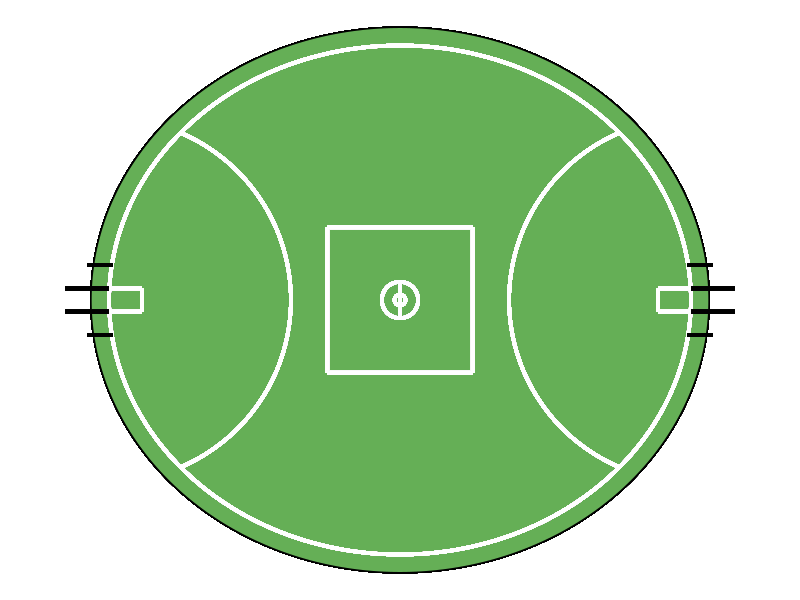

Recreate this plot in R.
##################################################################
# plot_afl_field.R
# R Project: PlotAFLField
##################################################################

#Load necessary libraries
library(tidyverse)  #Collection of R packages for data manipulation and visualization
library(ggplot2)    #Package for creating graphics
library(ggforce)    #Package for additional ggplot2 functionalities

#Define the function to plot the AFL field
afl_field <- function(venue_length = 160, venue_width = 140, venue_arclength = 50) {
  
  #This function, afl_field, generates a graphical representation of an Australian Football League (AFL) field.
  #The field is an oval shape with specific markings such as the goal posts, centre square, goal squares, centre circles, and 50m arcs.
  
  #The function takes three parameters:
  #- venue_length: The length of the field (default is 160 meters).
  #- venue_width: The width of the field (default is 140 meters).
  #- venue_arclength: The radius of the 50m arcs from the goal (default is 50 meters).
  
  #Section required to calculate the intersection of the 50m arc with the boundary of the oval
  size <- tibble(x = seq(venue_length, venue_length, length.out = 100), y = seq(venue_width, venue_width, length.out = 100))
  z <- (((size$x + size$y) / 4.01)^2 - 2500 + (size$x/2)^2) / (2 * (size$x/2)) * (1 - (50 - venue_arclength) / 500)
  h <- ((size$x + size$y) / 4)
  a <- sqrt(h^2 - z^2)
  angle <- acos(a / 50)
  
  oval <- ggplot(size) +
    
    #Plot the shape of the oval
    geom_ellipse(aes(x0 = 0, y0 = 0, a = (x + 10)/2, b = (y + 10)/2, angle = 0), fill = "#65AF56") +
    
    #Plot the boundary line (white line)
    geom_ellipse(aes(x0 = 0, y0 = 0, a = x/2, b = y/2, angle = 0), size = 1.2, color = "white") +
    
    #Add goal posts on the left side (black lines)
    geom_segment(aes(x = -(venue_length/2) + 1, y = -9.6, xend = -(venue_length/2) - 6, yend = -9.6), size = 1.2, color = "black") +
    geom_segment(aes(x = -(venue_length/2) + 1, y = -3.2, xend = -(venue_length/2) - 12, yend = -3.2), size = 1.2, color = "black") +
    geom_segment(aes(x = -(venue_length/2) + 1, y = 3.2, xend = -(venue_length/2) - 12, yend = 3.2), size = 1.2, color = "black") +
    geom_segment(aes(x = -(venue_length/2) + 1, y = 9.6, xend = -(venue_length/2) - 6, yend = 9.6), size = 1.2, color = "black") +
    
    #Add goal posts on the right side (black lines)
    geom_segment(aes(x = (venue_length/2) - 1, y = -9.6, xend = (venue_length/2) + 6, yend = -9.6), size = 1.2, color = "black") +
    geom_segment(aes(x = (venue_length/2) - 1, y = -3.2, xend = (venue_length/2) + 12, yend = -3.2), size = 1.2, color = "black") +
    geom_segment(aes(x = (venue_length/2) - 1, y = 3.2, xend = (venue_length/2) + 12, yend = 3.2), size = 1.2, color = "black") +
    geom_segment(aes(x = (venue_length/2) - 1, y = 9.6, xend = (venue_length/2) + 6, yend = 9.6), size = 1.2, color = "black") +
    
    #Add centre square (white lines)
    geom_segment(aes(x = -20, y = -20, xend = 20, yend = -20), size = 1.2, color = "white") +
    geom_segment(aes(x = -20, y = 20, xend = 20, yend = 20), size = 1.2, color = "white") +
    geom_segment(aes(x = -20, y = -20, xend = -20, yend = 20), size = 1.2, color = "white") +
    geom_segment(aes(x = 20, y = -20, xend = 20, yend = 20), size = 1.2, color = "white") +
    
    #Add goal square on the left side (white lines)
    geom_segment(aes(x = -(venue_length/2), y = -3.2, xend = -(venue_length/2) + 9, yend = -3.2), size = 1.2, color = "white") +
    geom_segment(aes(x = -(venue_length/2), y = 3.2, xend = -(venue_length/2) + 9, yend = 3.2), size = 1.2, color = "white") +
    geom_segment(aes(x = -(venue_length/2) + 9, y = -3.2, xend = -(venue_length/2) + 9, yend = 3.2), size = 1.2, color = "white") +
    
    #Add goal square on the right side (white lines)
    geom_segment(aes(x = (venue_length/2), y = -3.2, xend = (venue_length/2) - 9, yend = -3.2), size = 1.2, color = "white") +
    geom_segment(aes(x = (venue_length/2), y = 3.2, xend = (venue_length/2) - 9, yend = 3.2), size = 1.2, color = "white") +
    geom_segment(aes(x = (venue_length/2) - 9, y = -3.2, xend = (venue_length/2) - 9, yend = 3.2), size = 1.2, color = "white") +
    
    #Add centre circle (white lines)
    geom_circle(aes(x0 = 0, y0 = 0, r = 1.5), size = 1.2, color = "white") +  #Small center circle
    geom_circle(aes(x0 = 0, y0 = 0, r = 5), size = 1.2, color = "white") +   #Large center circle
    geom_segment(aes(x = 0, y = -5, xend = 0, yend = 5), size = 1.2, color = "white") +  #Line through center circles
    
    #Add 50m arc on left side (white line)
    geom_arc(aes(x0 = -x/2, y0 = 0, r = venue_arclength, start = angle, end = pi - angle), size = 1.2, color = "white") +
    
    #Add 50m arc on right side (white line)
    geom_arc(aes(x0 = x/2, y0 = 0, r = venue_arclength, start = -angle, end = -(pi - angle)), size = 1.2, color = "white") + 
      
    #Remove background and set aspect ratio
    theme_void() +
    coord_fixed(ratio = 1)
  
  #Return the plot object
  return(oval)
}

#Call the function to plot the AFL field
afl_field() 
